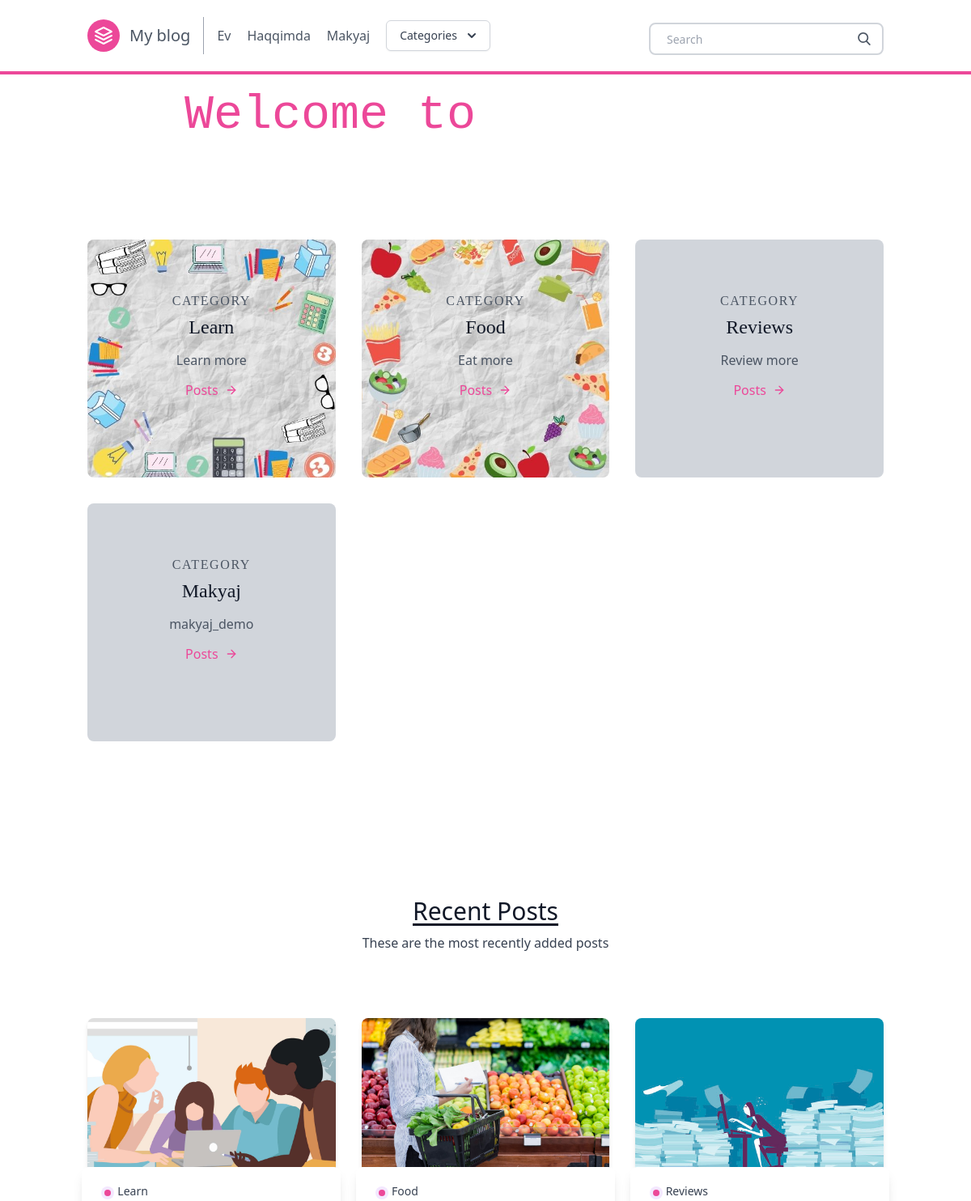
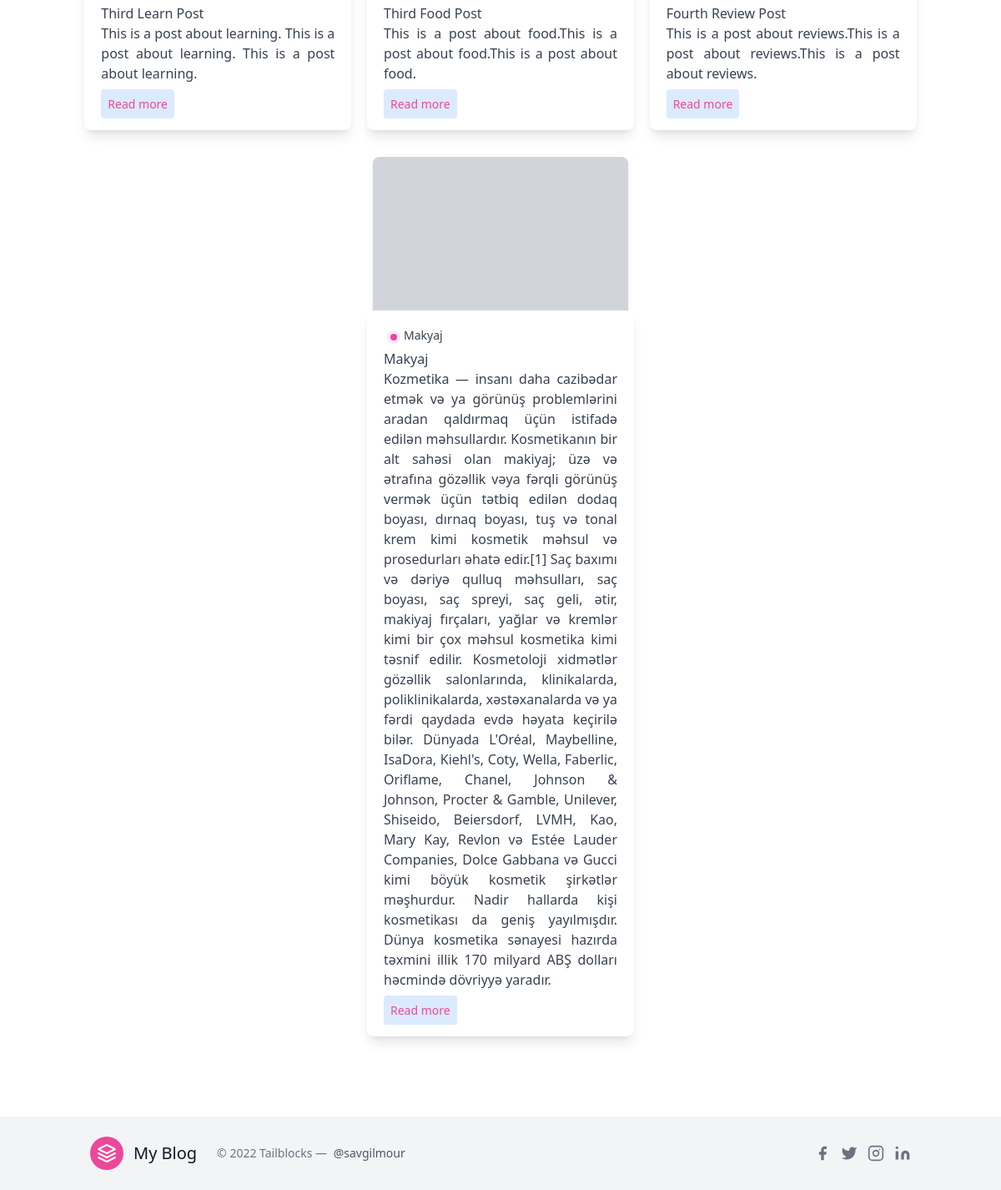
The page / on the database its author committed (2 pictures, top to bottom).
### posts/models.py (models this page shows, shortened)
class Category(models.Model):
    title = models.CharField(max_length=20)
    subtitle = models.CharField(max_length=20)
    slug = models.SlugField()
    thumbnail = models.ImageField()

class Post(models.Model):
    title = models.CharField(max_length=100)
    slug = models.SlugField()
    overview = models.TextField()
    timestamp = models.DateTimeField(auto_now_add=True)
    content = models.TextField()
    author = models.ForeignKey(Author, on_delete=models.CASCADE)
    thumbnail = models.ImageField()
    categories = models.ManyToManyField(Category)
    featured = models.BooleanField()

### posts/views.py (the view)
# urls.py: path('', homepage, name = 'homepage'),
def homepage (request):
    categories = Category.objects.all()[0:4]
    featured = Post.objects.filter(featured=True)
    latest = Post.objects.order_by('-timestamp')[0:3]
    context= {
        'object_list': featured,
        'latest': latest,
        'categories':categories,
    }
    return render(request, 'homepage.html',context)

### posts/templatetags/markdown_extras.py (called while the page is built)
@register.simple_tag
def get_categories():
    return Category.objects.all()[0:5]

### templates/homepage.html (shortened to what this page needs)
{% extends 'base.html' %}
{% block content %}
    <div class="w-full bg-cover bg-center" >
      <div class="py-5 flex items-center justify-center h-full w-full">
        <h1 class="mb-2 font-mono text-4xl text-pink-500 md:text-6xl">
          Welcome to <br class="block md:hidden" />
          <span class="relative">
            <span class="h-20 pt-2 overflow-x-hidden whitespace-nowrap text-brand-accent">
              MY BLOG <span class="text-3xl md:text-5xl">👋</span>
            </span>
            <span
              class="cursor absolute -bottom-0 left-0 -top-1 inline-block bg-white w-full animate-type will-change"
            ></span>
          </span>
        </h1>
      </div>
    </div>
    <section class="text-gray-600 body-font ">
        <div class="container px-5 py-24 mx-auto">
          <div class="flex flex-wrap -m-4">
            {% for category in categories %}
            <div class="p-4 lg:w-1/3">
              <div class="transition ease-in-out delay-150 bg-blue-500 hover:-translate-y-1 hover:scale-110 hover:bg-indigo-500 duration-300 w-full bg-cover bg-center bg-gray-300 rounded-lg " style="background-image: url('{{ category.thumbnail.url }}')">
                <div class="h-full bg-white-900 bg-opacity-40 hover:bg-opacity-70 transition duration-300 ease-in-out px-8 pt-16 pb-24 rounded-lg overflow-hidden text-center relative">
                <h2 class="tracking-widest text-1xl title-font font-serif text-black-800 mb-1">
                  CATEGORY</h2>
                <h1 class="title-font sm:text-2xl text-xl font-serif text-gray-900 mb-3">
                  {{ category.title }}</h1>
                <p class="leading-relaxed mb-3">
                  {{ category.subtitle }}</p>
                <a href="{% url 'postlist' category.slug %}" class="rounded-lg hover:bg-pink-200 text-pink-500 inline-flex items-center">
                  Posts
                  <svg class="w-4 h-4 ml-2" viewBox="0 0 24 24" stroke="currentColor" stroke-width="2" fill="none" stroke-linecap="round" stroke-linejoin="round">
                    <path d="M5 12h14"></path>
                    <path d="M12 5l7 7-7 7"></path>
                  </svg>
                </a>
              </div>
              </div>
            </div>
            {% endfor %}
          </div>
        </div>
    </section>
<section class="blog text-gray-700 body-font">
      <div class="container px-5 py-24 mx-auto">
        <div class="flex flex-wrap w-full mb-20 flex-col items-center text-center">
          <h1 class="sm:text-3xl text-2xl font-medium title-font mb-2 text-gray-900 underline underline-offset-4">
            Recent Posts</h1>
          <p class="lg:w-1/2 w-full leading-relaxed text-base">
            These are the most recently added posts</p>
        </div>
        <div class="flex flex-wrap sm:-m-4 -mx-4 -mb-10 -mt-4">
          {% for obj in object_list %}
          <div class="p-4 md:w-1/3 md:mb-0 mb-6 flex flex-col justify-center items-center max-w-sm mx-auto">
            <div class="bg-gray-300 h-56 w-full rounded-lg shadow-md bg-cover bg-center"
            style="background-image: url('{{ obj.thumbnail.url }}')">
          </div>
            <div class=" w-70 bg-white -mt-10 shadow-lg rounded-lg overflow-hidden p-5">
              <div class="header-content inline-flex ">
                <div class="category-badge flex-1  h-4 w-4 m rounded-full m-1 bg-purple-100">
                  <div class="h-2 w-2 rounded-full m-1 bg-pink-500 " ></div>
                </div>
                {% for category in obj.categories.all %}
                <div class="category-title flex-1 text-sm">
                  {{ category.title }}
                </div>
                {% endfor %}
              </div>
                <div class="title-post font-medium">
                {{ obj.title }}
                </div>
                <div class="summary-post text-base text-justify">
                  {{ obj.overview }}
                </div>
                <div class="mt-3">
                <a href="{% url 'post' obj.slug %}" class="bg-blue-100 text-pink-500 rounded p-2 text-sm ">
                  Read more
                </a>
              </div>
            </div>
          </div>
          {% endfor %}
        </div>
      </div>
</section>
{% endblock content %}

### templates/homepage.html (style rules this page uses)
.cursor::after { display: block; content: ''; position: absolute; width: 4px; height: 100%; background-color: #fff; animation: cursor .6s linear infinite alternate; will-change: opacity; }
.w-70 { width: 20rem; }

### rows shown on the page
Category: thumbnail (picture), title "Learn", subtitle "Learn more"
Category: thumbnail (picture), title "Food", subtitle "Eat more"
Category: title "Reviews", subtitle "Review more"
Category: title "Makyaj", subtitle "makyaj_demo"
Post: thumbnail (picture), title "Third Learn Post", overview "This is a post about learning. This is a post about learning. This is a post about learning."
Post: thumbnail (picture), title "Third Food Post", overview "This is a post about food.This is a post about food.This is a post about food."
Post: thumbnail (picture), title "Fourth Review Post", overview "This is a post about reviews.This is a post about reviews.This is a post about reviews."
Post: title "Makyaj", overview "Kozmetika — insanı daha cazibədar etmək və ya görünüş problemlərini aradan qaldırmaq üçün istifadə edilən məhsullardır. Kosmetikanın bir alt sahəsi olan makiyaj; üzə və ətrafına gözəllik vəya fərqli görünüş vermək üçün tətbiq edilən dodaq boyası, dırnaq boyası, tuş və tonal krem kimi kosmetik məhsul və prosedurları əhatə edir.[1] Saç baxımı və dəriyə qulluq məhsulları, saç boyası, saç spreyi, saç geli, ətir, makiyaj fırçaları, yağlar və kremlər kimi bir çox məhsul kosmetika kimi təsnif edilir. Kosmetoloji xidmətlər gözəllik salonlarında, klinikalarda, poliklinikalarda, xəstəxanalarda və ya fərdi qaydada evdə həyata keçirilə bilər. Dünyada L'Oréal, Maybelline, IsaDora, Kiehl's, Coty, Wella,…"
